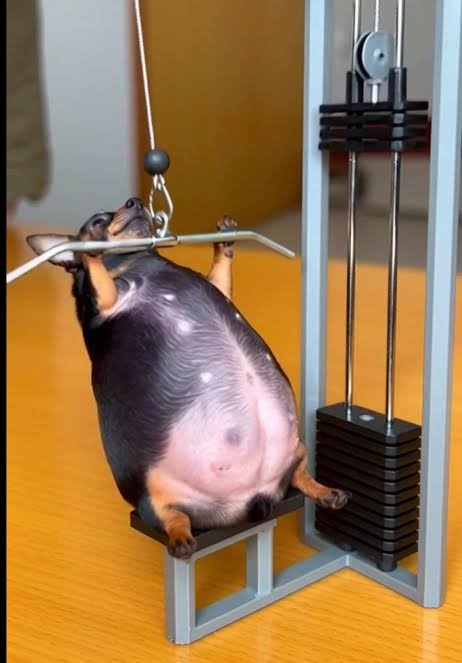
#> input picture src/assets/memes/cachorro-academia.jpg, 462 x 663 px, given in place of HXWhiO7XcAAEDyf.webp, which was not available
$ python memes_extra.py
#> lines starting #> are read from the running program, lines starting #| are printed output that depends on the picture
"""Prepara os memes extras da pasta IMGS.

Uso:  python scripts/memes_extra.py
- estáticos  -> src/assets/memes/*.jpg
- animados   -> src/assets/anim/*.webp (WebP animado; rato sem fundo branco)
"""
from pathlib import Path

import numpy as np
from PIL import Image, ImageFilter, ImageSequence

IMGS = Path(r"G:\Meu Drive\NOITE DO POWERPOINT\IMGS")
ROOT = Path(__file__).resolve().parent.parent
MEMES = ROOT / "src" / "assets" / "memes"
ANIM = ROOT / "src" / "assets" / "anim"
ANIM.mkdir(parents=True, exist_ok=True)


def still(src, name, box=None, size=900):
#> called with src = 'HXWhiO7XcAAEDyf.webp', name = 'gta6-tv.jpg', box = (0, 290, 1290, 1320), size = 900
    im = Image.open(IMGS / src).convert("RGB")
#> im is the input picture: PIL image 462x663 RGB; mean R, G, B 150.4, 119.6, 83
    if box:
        im = im.crop(box)
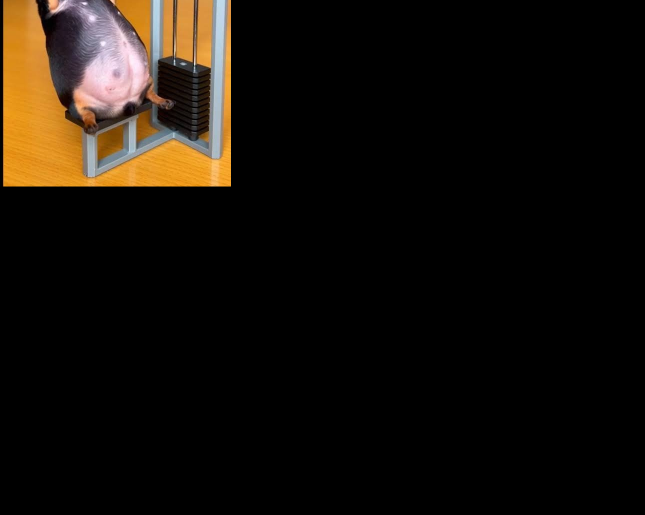
#> im: PIL image 1290x1030 RGB (shown at 1/2 size); mean R, G, B 21.6, 16.1, 9.7
    im.thumbnail((size, size))
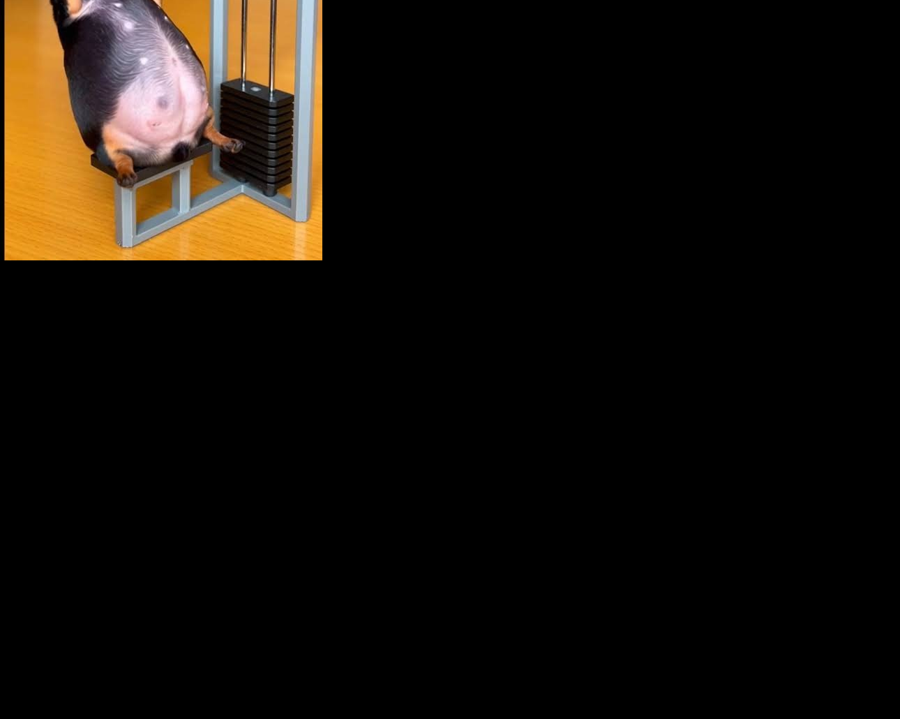
#> im: PIL image 900x719 RGB; mean R, G, B 21.6, 16.1, 9.7
    im.save(MEMES / name, quality=90)
    print("ok", name, im.size)
#| ok gta6-tv.jpg (900, 719)


still("HXWhiO7XcAAEDyf.webp", "gta6-tv.jpg", (0, 290, 1290, 1320))
still("1611936187_10415.jpg", "paulin-bacana.jpg", (52, 30, 308, 330))
#> call 2 of still, with src = '1611936187_10415.jpg', name = 'paulin-bacana.jpg', box = (52, 30, 308, 330), size = 900
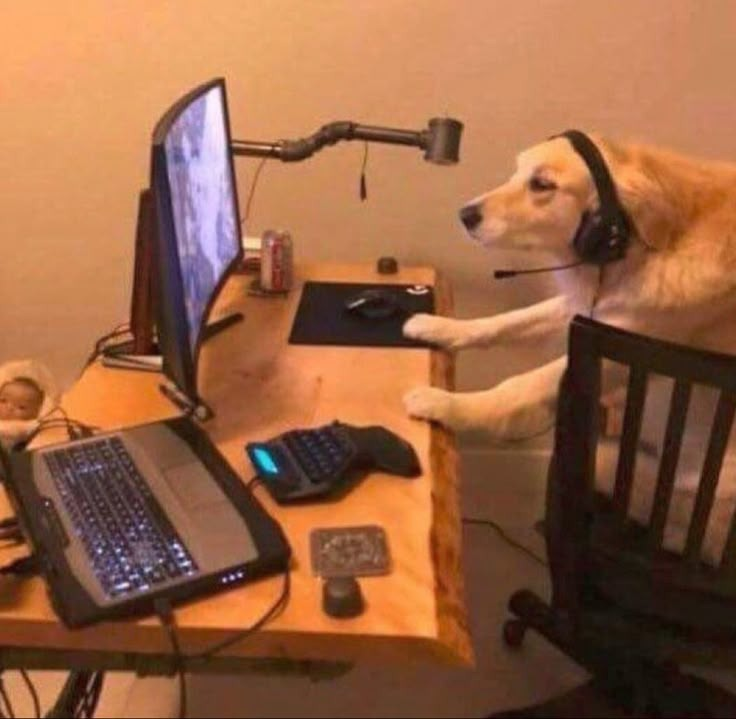
#> input picture src/assets/memes/cachorro-pc.jpg, 736 x 719 px, given in place of 1611936187_10415.jpg, which was not available
#> in still, im is the input picture: PIL image 736x719 RGB; mean R, G, B 150.6, 98, 66.2
#> in still (call 2), `im = im.crop(box)`:
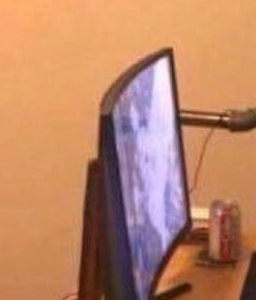
#> im: PIL image 256x300 RGB; mean R, G, B 188, 133, 103.2
#| ok paulin-bacana.jpg (256, 300)
still("images (4).jpg", "rato-ventilador.jpg")
#| ok rato-ventilador.jpg (736, 719)
still("e1228889c9ec02fb9af968c86cdfe354.jpg", "gato-serio.jpg")
#> (the run stopped early here; a loop or call above may not have finished)
